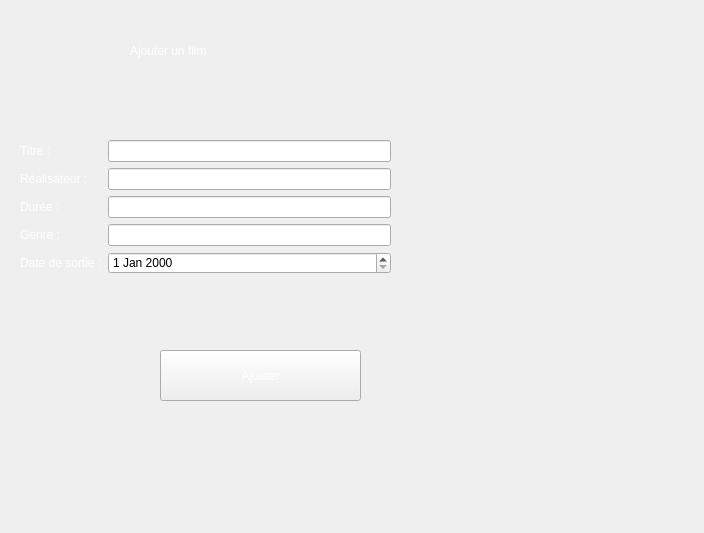
<?xml version="1.0" encoding="UTF-8"?>
<ui version="4.0">
 <class>addmovie</class>
 <widget class="QWidget" name="addmovie">
  <property name="geometry">
   <rect>
    <x>0</x>
    <y>0</y>
    <width>704</width>
    <height>533</height>
   </rect>
  </property>
  <property name="windowTitle">
   <string>Form</string>
  </property>
  <property name="styleSheet">
   <string notr="true">

color:white
</string>
  </property>
  <widget class="QWidget" name="formLayoutWidget_2">
   <property name="geometry">
    <rect>
     <x>20</x>
     <y>140</y>
     <width>371</width>
     <height>171</height>
    </rect>
   </property>
   <layout class="QFormLayout" name="formLayout_2">
    <item row="0" column="0">
     <widget class="QLabel" name="label_2">
      <property name="styleSheet">
       <string notr="true">font: 700 11pt &quot;Segoe UI&quot;;</string>
      </property>
      <property name="text">
       <string>Titre :</string>
      </property>
     </widget>
    </item>
    <item row="0" column="1">
     <widget class="QLineEdit" name="lineEdit_5"/>
    </item>
    <item row="1" column="0">
     <widget class="QLabel" name="label_7">
      <property name="styleSheet">
       <string notr="true">font: 700 11pt &quot;Segoe UI&quot;;</string>
      </property>
      <property name="text">
       <string>Réalisateur :</string>
      </property>
     </widget>
    </item>
    <item row="1" column="1">
     <widget class="QLineEdit" name="lineEdit_6"/>
    </item>
    <item row="2" column="0">
     <widget class="QLabel" name="label_8">
      <property name="styleSheet">
       <string notr="true">font: 700 11pt &quot;Segoe UI&quot;;</string>
      </property>
      <property name="text">
       <string>Durée :</string>
      </property>
     </widget>
    </item>
    <item row="2" column="1">
     <widget class="QLineEdit" name="lineEdit_7"/>
    </item>
    <item row="3" column="0">
     <widget class="QLabel" name="label_9">
      <property name="styleSheet">
       <string notr="true">font: 700 11pt &quot;Segoe UI&quot;;</string>
      </property>
      <property name="text">
       <string>Genre :</string>
      </property>
     </widget>
    </item>
    <item row="3" column="1">
     <widget class="QLineEdit" name="lineEdit_8"/>
    </item>
    <item row="4" column="0">
     <widget class="QLabel" name="label_11">
      <property name="styleSheet">
       <string notr="true">font: 700 11pt &quot;Segoe UI&quot;;</string>
      </property>
      <property name="text">
       <string>Date de sortie :</string>
      </property>
     </widget>
    </item>
    <item row="4" column="1">
     <widget class="QDateEdit" name="dateEdit_2">
      <property name="styleSheet">
       <string notr="true">color:black</string>
      </property>
     </widget>
    </item>
   </layout>
  </widget>
  <widget class="QPushButton" name="pushButton_2">
   <property name="geometry">
    <rect>
     <x>160</x>
     <y>350</y>
     <width>201</width>
     <height>51</height>
    </rect>
   </property>
   <property name="styleSheet">
    <string notr="true">font: 700 10pt &quot;Segoe UI&quot;;</string>
   </property>
   <property name="text">
    <string>Ajouter</string>
   </property>
  </widget>
  <widget class="QLabel" name="label_12">
   <property name="geometry">
    <rect>
     <x>130</x>
     <y>10</y>
     <width>451</width>
     <height>81</height>
    </rect>
   </property>
   <property name="styleSheet">
    <string notr="true">background:none;
font: 700 28pt &quot;Segoe UI&quot;;</string>
   </property>
   <property name="text">
    <string>Ajouter un film</string>
   </property>
  </widget>
 </widget>
 <resources/>
 <connections/>
</ui>
